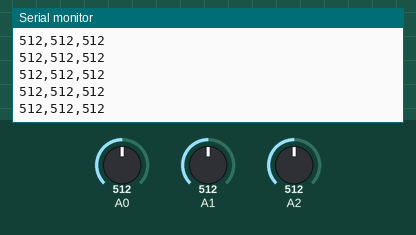
A sketch run on a simulated Arduino Uno, built with avr-gcc and run on an emulated ATmega328P. Parts: the last lines printed to the serial monitor. The test bench sets the inputs (shaded band); at power-on: A0 = 512, A1 = 512, A2 = 512.

Above: at 2.7 s.
2.8 s: A0 set to 983
At 2.86 s:
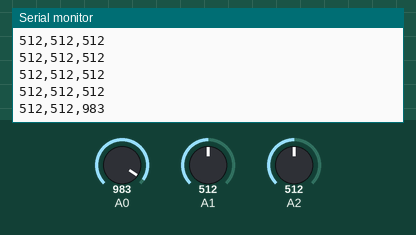
4.3 s: A0 set to 1018
At 4.34 s:
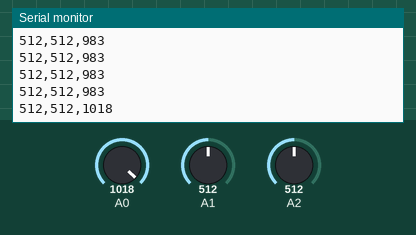
Timing chart, 0 to 7.3 s (numbered marks = the images above; inputs shaded):
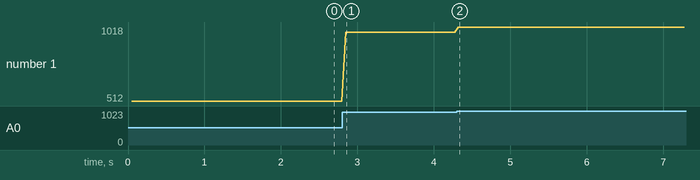

Measured:
- after the input at 2.8 s, the serial monitor: prints a new line after 0.05 s (image 1)
- after the input at 4.3 s, the serial monitor: prints a new line at once (image 2)
- plotted number 1: 512 → 983 after the input at 2.8 s, 983 → 1018 after the input at 4.3 s

The sketch:

LineFollowSensorTest.ino
```cpp
//30    27    29
void setup()
{
	Serial.begin(115200);
	pinMode(A0, INPUT);
	pinMode(A1, INPUT);
	pinMode(A2, INPUT);
}

void loop()
{
	delay(50);
	Serial.print(analogRead(A2));
	Serial.print(",");
	Serial.print(analogRead(A1));
	Serial.print(",");
	Serial.println(analogRead(A0));
}
```
